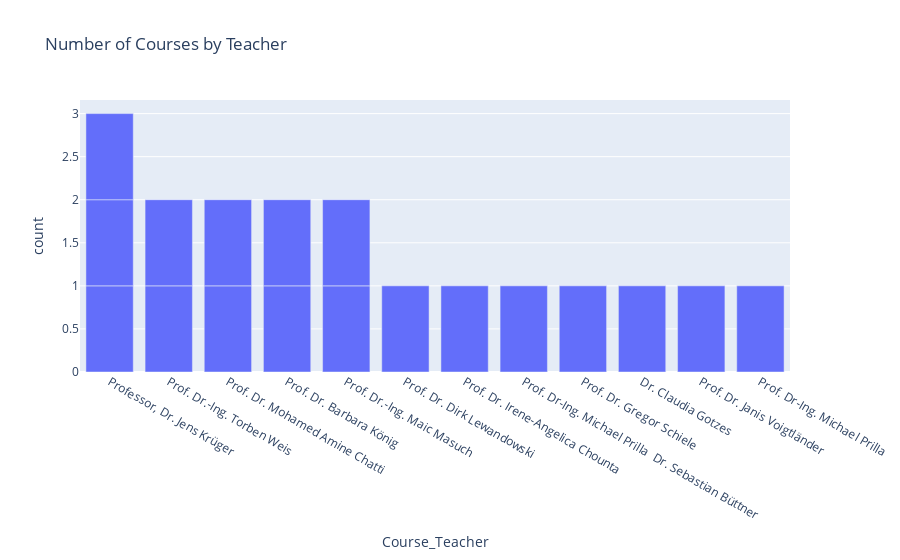

Notebook cell for this chart:
### Code cell
fig = px.bar(df, x="Course_Teacher", title="Number of Courses by Teacher")
fig.show()

### Figure 1 — Plotly figure (JSON) as saved in the notebook; plotly's stock layout.template omitted (floating-point values rounded to 4 significant figures)
{"data": [{"alignmentgroup": "True", "hovertemplate": "Course_Teacher=%{x}<br>count=%{y}<extra></extra>", "legendgroup": "", "marker": {"color": "#636efa", "pattern": {"shape": ""}}, "name": "", "offsetgroup": "", "orientation": "v", "showlegend": false, "textposition": "auto", "type": "bar", "x": ["Professor, Dr. Jens Krüger", "Prof. Dr.-Ing. Torben Weis", "Prof. Dr.-Ing. Torben Weis", "Prof. Dr. Mohamed Amine Chatti", "Prof. Dr. Barbara König", "Prof. Dr.-Ing. Maic Masuch", "Prof. Dr. Mohamed Amine Chatti", "Professor, Dr. Jens Krüger", "Prof. Dr.-Ing. Maic Masuch", "Prof. Dr. Dirk Lewandowski", "Prof. Dr. Irene-Angelica Chounta", "Prof. Dr-Ing. Michael Prilla\n Dr. Sebastian Büttner", "Prof. Dr. Gregor Schiele", "Dr. Claudia Gotzes", "Prof. Dr. Barbara König", "Professor, Dr. Jens Krüger", "Prof. Dr. Janis Voigtländer", "Prof. Dr-Ing. Michael Prilla"], "xaxis": "x", "y": [1, 1, 1, 1, 1, 1, 1, 1, 1, 1, 1, 1, 1, 1, 1, 1, 1, 1], "yaxis": "y"}], "layout": {"barmode": "relative", "legend": {"tracegroupgap": 0}, "title": {"text": "Number of Courses by Teacher"}, "xaxis": {"anchor": "y", "domain": [0, 1], "title": {"text": "Course_Teacher"}}, "yaxis": {"anchor": "x", "domain": [0, 1], "title": {"text": "count"}}}}
